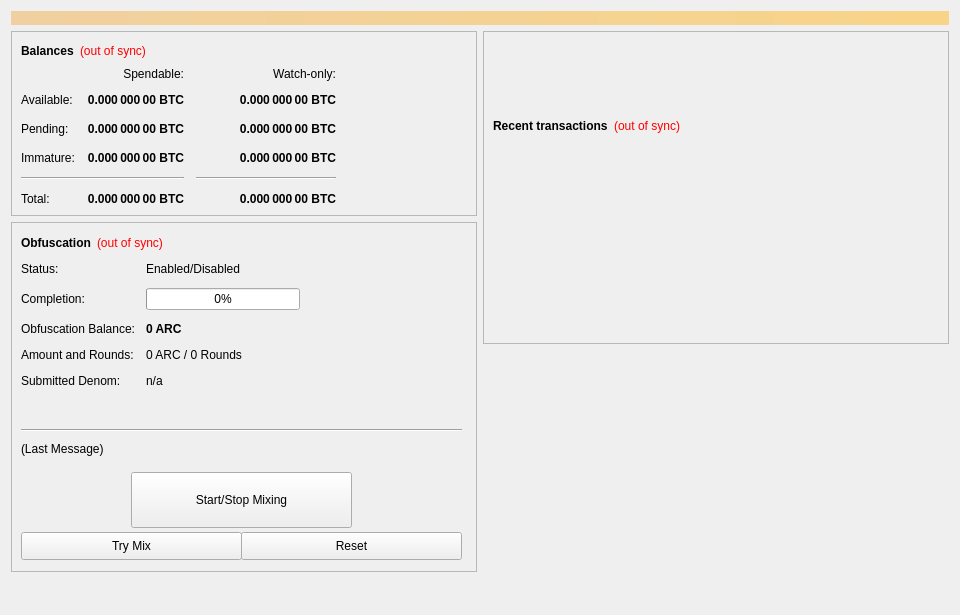
<?xml version="1.0" encoding="UTF-8"?>
<ui version="4.0">
 <class>OverviewPage</class>
 <widget class="QWidget" name="OverviewPage">
  <property name="geometry">
   <rect>
    <x>0</x>
    <y>0</y>
    <width>960</width>
    <height>615</height>
   </rect>
  </property>
  <property name="minimumSize">
   <size>
    <width>960</width>
    <height>0</height>
   </size>
  </property>
  <property name="windowTitle">
   <string>Form</string>
  </property>
  <layout class="QVBoxLayout" name="topLayout">
   <item>
    <widget class="QLabel" name="labelAlerts">
     <property name="visible">
      <bool>false</bool>
     </property>
     <property name="styleSheet">
      <string notr="true">background-color: qlineargradient(x1: 0, y1: 0, x2: 1, y2: 0, stop:0 #F0D0A0, stop:1 #F8D488); color:#000000;</string>
     </property>
     <property name="wordWrap">
      <bool>true</bool>
     </property>
     <property name="margin">
      <number>3</number>
     </property>
    </widget>
   </item>
   <item>
    <layout class="QHBoxLayout" name="horizontalLayout" stretch="1,1">
     <item>
      <layout class="QVBoxLayout" name="verticalLayout_2">
       <item>
        <widget class="QFrame" name="frame">
         <property name="frameShape">
          <enum>QFrame::StyledPanel</enum>
         </property>
         <property name="frameShadow">
          <enum>QFrame::Raised</enum>
         </property>
         <layout class="QVBoxLayout" name="verticalLayout_4">
          <item>
           <layout class="QHBoxLayout" name="horizontalLayout_4">
            <item>
             <widget class="QLabel" name="label_5">
              <property name="font">
               <font>
                <weight>75</weight>
                <bold>true</bold>
               </font>
              </property>
              <property name="text">
               <string>Balances</string>
              </property>
             </widget>
            </item>
            <item>
             <widget class="QLabel" name="labelWalletStatus">
              <property name="cursor">
               <cursorShape>WhatsThisCursor</cursorShape>
              </property>
              <property name="toolTip">
               <string>The displayed information may be out of date. Your wallet automatically synchronizes with the ArepaCoin network after a connection is established, but this process has not completed yet.</string>
              </property>
              <property name="styleSheet">
               <string notr="true">QLabel { color: red; }</string>
              </property>
              <property name="text">
               <string notr="true">(out of sync)</string>
              </property>
              <property name="alignment">
               <set>Qt::AlignLeading|Qt::AlignLeft|Qt::AlignVCenter</set>
              </property>
             </widget>
            </item>
            <item>
             <spacer name="horizontalSpacer_3">
              <property name="orientation">
               <enum>Qt::Horizontal</enum>
              </property>
              <property name="sizeHint" stdset="0">
               <size>
                <width>40</width>
                <height>20</height>
               </size>
              </property>
             </spacer>
            </item>
           </layout>
          </item>
          <item>
           <layout class="QGridLayout" name="gridLayout">
            <property name="spacing">
             <number>12</number>
            </property>
            <item row="2" column="2">
             <widget class="QLabel" name="labelWatchPending">
              <property name="font">
               <font>
                <weight>75</weight>
                <bold>true</bold>
               </font>
              </property>
              <property name="cursor">
               <cursorShape>IBeamCursor</cursorShape>
              </property>
              <property name="toolTip">
               <string>Unconfirmed transactions to watch-only addresses</string>
              </property>
              <property name="text">
               <string notr="true">0.000 000 00 BTC</string>
              </property>
              <property name="alignment">
               <set>Qt::AlignRight|Qt::AlignTrailing|Qt::AlignVCenter</set>
              </property>
              <property name="textInteractionFlags">
               <set>Qt::LinksAccessibleByMouse|Qt::TextSelectableByKeyboard|Qt::TextSelectableByMouse</set>
              </property>
             </widget>
            </item>
            <item row="2" column="1">
             <widget class="QLabel" name="labelUnconfirmed">
              <property name="font">
               <font>
                <weight>75</weight>
                <bold>true</bold>
               </font>
              </property>
              <property name="cursor">
               <cursorShape>IBeamCursor</cursorShape>
              </property>
              <property name="toolTip">
               <string>Total of transactions that have yet to be confirmed, and do not yet count toward the spendable balance</string>
              </property>
              <property name="text">
               <string notr="true">0.000 000 00 BTC</string>
              </property>
              <property name="alignment">
               <set>Qt::AlignRight|Qt::AlignTrailing|Qt::AlignVCenter</set>
              </property>
              <property name="textInteractionFlags">
               <set>Qt::LinksAccessibleByMouse|Qt::TextSelectableByKeyboard|Qt::TextSelectableByMouse</set>
              </property>
             </widget>
            </item>
            <item row="3" column="2">
             <widget class="QLabel" name="labelWatchImmature">
              <property name="font">
               <font>
                <weight>75</weight>
                <bold>true</bold>
               </font>
              </property>
              <property name="cursor">
               <cursorShape>IBeamCursor</cursorShape>
              </property>
              <property name="toolTip">
               <string>Staked or masternode rewards in watch-only addresses that has not yet matured</string>
              </property>
              <property name="text">
               <string notr="true">0.000 000 00 BTC</string>
              </property>
              <property name="alignment">
               <set>Qt::AlignRight|Qt::AlignTrailing|Qt::AlignVCenter</set>
              </property>
              <property name="textInteractionFlags">
               <set>Qt::LinksAccessibleByMouse|Qt::TextSelectableByKeyboard|Qt::TextSelectableByMouse</set>
              </property>
             </widget>
            </item>
            <item row="4" column="0" colspan="2">
             <widget class="Line" name="lineSpendableBalance">
              <property name="orientation">
               <enum>Qt::Horizontal</enum>
              </property>
             </widget>
            </item>
            <item row="4" column="2">
             <widget class="Line" name="lineWatchBalance">
              <property name="sizePolicy">
               <sizepolicy hsizetype="Preferred" vsizetype="Fixed">
                <horstretch>0</horstretch>
                <verstretch>0</verstretch>
               </sizepolicy>
              </property>
              <property name="minimumSize">
               <size>
                <width>140</width>
                <height>0</height>
               </size>
              </property>
              <property name="orientation">
               <enum>Qt::Horizontal</enum>
              </property>
             </widget>
            </item>
            <item row="5" column="0">
             <widget class="QLabel" name="labelTotalText">
              <property name="text">
               <string>Total:</string>
              </property>
             </widget>
            </item>
            <item row="3" column="1">
             <widget class="QLabel" name="labelImmature">
              <property name="font">
               <font>
                <weight>75</weight>
                <bold>true</bold>
               </font>
              </property>
              <property name="cursor">
               <cursorShape>IBeamCursor</cursorShape>
              </property>
              <property name="toolTip">
               <string>Staked or masternode rewards that has not yet matured</string>
              </property>
              <property name="text">
               <string notr="true">0.000 000 00 BTC</string>
              </property>
              <property name="alignment">
               <set>Qt::AlignRight|Qt::AlignTrailing|Qt::AlignVCenter</set>
              </property>
              <property name="textInteractionFlags">
               <set>Qt::LinksAccessibleByMouse|Qt::TextSelectableByKeyboard|Qt::TextSelectableByMouse</set>
              </property>
             </widget>
            </item>
            <item row="2" column="3">
             <spacer name="horizontalSpacer_2">
              <property name="orientation">
               <enum>Qt::Horizontal</enum>
              </property>
              <property name="sizeHint" stdset="0">
               <size>
                <width>40</width>
                <height>20</height>
               </size>
              </property>
             </spacer>
            </item>
            <item row="3" column="0">
             <widget class="QLabel" name="labelImmatureText">
              <property name="text">
               <string>Immature:</string>
              </property>
             </widget>
            </item>
            <item row="5" column="1">
             <widget class="QLabel" name="labelTotal">
              <property name="font">
               <font>
                <weight>75</weight>
                <bold>true</bold>
               </font>
              </property>
              <property name="cursor">
               <cursorShape>IBeamCursor</cursorShape>
              </property>
              <property name="toolTip">
               <string>Your current total balance</string>
              </property>
              <property name="text">
               <string notr="true">0.000 000 00 BTC</string>
              </property>
              <property name="alignment">
               <set>Qt::AlignRight|Qt::AlignTrailing|Qt::AlignVCenter</set>
              </property>
              <property name="textInteractionFlags">
               <set>Qt::LinksAccessibleByMouse|Qt::TextSelectableByKeyboard|Qt::TextSelectableByMouse</set>
              </property>
             </widget>
            </item>
            <item row="5" column="2">
             <widget class="QLabel" name="labelWatchTotal">
              <property name="font">
               <font>
                <weight>75</weight>
                <bold>true</bold>
               </font>
              </property>
              <property name="cursor">
               <cursorShape>IBeamCursor</cursorShape>
              </property>
              <property name="toolTip">
               <string>Current total balance in watch-only addresses</string>
              </property>
              <property name="text">
               <string notr="true">0.000 000 00 BTC</string>
              </property>
              <property name="alignment">
               <set>Qt::AlignRight|Qt::AlignTrailing|Qt::AlignVCenter</set>
              </property>
              <property name="textInteractionFlags">
               <set>Qt::LinksAccessibleByMouse|Qt::TextSelectableByKeyboard|Qt::TextSelectableByMouse</set>
              </property>
             </widget>
            </item>
            <item row="0" column="2">
             <widget class="QLabel" name="labelWatchonly">
              <property name="text">
               <string>Watch-only:</string>
              </property>
              <property name="alignment">
               <set>Qt::AlignRight|Qt::AlignTrailing|Qt::AlignVCenter</set>
              </property>
             </widget>
            </item>
            <item row="1" column="0">
             <widget class="QLabel" name="labelBalanceText">
              <property name="text">
               <string>Available:</string>
              </property>
             </widget>
            </item>
            <item row="1" column="1">
             <widget class="QLabel" name="labelBalance">
              <property name="font">
               <font>
                <weight>75</weight>
                <bold>true</bold>
               </font>
              </property>
              <property name="cursor">
               <cursorShape>IBeamCursor</cursorShape>
              </property>
              <property name="toolTip">
               <string>Your current spendable balance</string>
              </property>
              <property name="text">
               <string notr="true">0.000 000 00 BTC</string>
              </property>
              <property name="alignment">
               <set>Qt::AlignRight|Qt::AlignTrailing|Qt::AlignVCenter</set>
              </property>
              <property name="textInteractionFlags">
               <set>Qt::LinksAccessibleByMouse|Qt::TextSelectableByKeyboard|Qt::TextSelectableByMouse</set>
              </property>
             </widget>
            </item>
            <item row="1" column="2">
             <widget class="QLabel" name="labelWatchAvailable">
              <property name="font">
               <font>
                <weight>75</weight>
                <bold>true</bold>
               </font>
              </property>
              <property name="cursor">
               <cursorShape>IBeamCursor</cursorShape>
              </property>
              <property name="toolTip">
               <string>Your current balance in watch-only addresses</string>
              </property>
              <property name="text">
               <string notr="true">0.000 000 00 BTC</string>
              </property>
              <property name="alignment">
               <set>Qt::AlignRight|Qt::AlignTrailing|Qt::AlignVCenter</set>
              </property>
              <property name="textInteractionFlags">
               <set>Qt::LinksAccessibleByMouse|Qt::TextSelectableByKeyboard|Qt::TextSelectableByMouse</set>
              </property>
             </widget>
            </item>
            <item row="2" column="0">
             <widget class="QLabel" name="labelPendingText">
              <property name="text">
               <string>Pending:</string>
              </property>
             </widget>
            </item>
            <item row="0" column="1">
             <widget class="QLabel" name="labelSpendable">
              <property name="text">
               <string>Spendable:</string>
              </property>
              <property name="alignment">
               <set>Qt::AlignRight|Qt::AlignTrailing|Qt::AlignVCenter</set>
              </property>
             </widget>
            </item>
           </layout>
          </item>
         </layout>
        </widget>
       </item>
       <item>
        <widget class="QFrame" name="frameObfuscation">
         <property name="minimumSize">
          <size>
           <width>0</width>
           <height>350</height>
          </size>
         </property>
         <property name="layoutDirection">
          <enum>Qt::LeftToRight</enum>
         </property>
         <property name="frameShape">
          <enum>QFrame::StyledPanel</enum>
         </property>
         <property name="frameShadow">
          <enum>QFrame::Raised</enum>
         </property>
         <widget class="QWidget" name="formLayoutWidget">
          <property name="geometry">
           <rect>
            <x>10</x>
            <y>40</y>
            <width>451</width>
            <height>161</height>
           </rect>
          </property>
          <layout class="QFormLayout" name="formLayout">
           <property name="fieldGrowthPolicy">
            <enum>QFormLayout::AllNonFixedFieldsGrow</enum>
           </property>
           <property name="horizontalSpacing">
            <number>11</number>
           </property>
           <property name="verticalSpacing">
            <number>12</number>
           </property>
           <item row="0" column="0">
            <widget class="QLabel" name="label_6">
             <property name="text">
              <string>Status:</string>
             </property>
            </widget>
           </item>
           <item row="1" column="0">
            <widget class="QLabel" name="label_7">
             <property name="text">
              <string>Completion:</string>
             </property>
            </widget>
           </item>
           <item row="1" column="1">
            <widget class="QProgressBar" name="obfuscationProgress">
             <property name="maximumSize">
              <size>
               <width>154</width>
               <height>16777215</height>
              </size>
             </property>
             <property name="value">
              <number>0</number>
             </property>
            </widget>
           </item>
           <item row="2" column="0">
            <widget class="QLabel" name="labelAnonymizedText">
             <property name="text">
              <string>Obfuscation Balance:</string>
             </property>
            </widget>
           </item>
           <item row="2" column="1">
            <widget class="QLabel" name="labelAnonymized">
             <property name="font">
              <font>
               <weight>75</weight>
               <bold>true</bold>
              </font>
             </property>
             <property name="text">
              <string notr="true">0 ARC</string>
             </property>
            </widget>
           </item>
           <item row="3" column="0">
            <widget class="QLabel" name="label_8">
             <property name="text">
              <string>Amount and Rounds:</string>
             </property>
            </widget>
           </item>
           <item row="3" column="1">
            <widget class="QLabel" name="labelAmountRounds">
             <property name="text">
              <string>0 ARC / 0 Rounds</string>
             </property>
            </widget>
           </item>
           <item row="4" column="0">
            <widget class="QLabel" name="label_9">
             <property name="text">
              <string>Submitted Denom:</string>
             </property>
            </widget>
           </item>
           <item row="4" column="1">
            <widget class="QLabel" name="labelSubmittedDenom">
             <property name="toolTip">
              <string>The denominations you submitted to the Masternode.&lt;br&gt;To mix, other users must submit the exact same denominations.</string>
             </property>
             <property name="text">
              <string>n/a</string>
             </property>
            </widget>
           </item>
           <item row="0" column="1">
            <widget class="QLabel" name="obfuscationEnabled">
             <property name="text">
              <string>Enabled/Disabled</string>
             </property>
            </widget>
           </item>
          </layout>
         </widget>
         <widget class="QPushButton" name="runAutoDenom">
          <property name="geometry">
           <rect>
            <x>251</x>
            <y>17</y>
            <width>1</width>
            <height>1</height>
           </rect>
          </property>
          <property name="palette">
           <palette>
            <active>
             <colorrole role="WindowText">
              <brush brushstyle="SolidPattern">
               <color alpha="255">
                <red>0</red>
                <green>0</green>
                <blue>0</blue>
               </color>
              </brush>
             </colorrole>
             <colorrole role="Button">
              <brush brushstyle="SolidPattern">
               <color alpha="255">
                <red>239</red>
                <green>238</green>
                <blue>238</blue>
               </color>
              </brush>
             </colorrole>
             <colorrole role="Light">
              <brush brushstyle="SolidPattern">
               <color alpha="255">
                <red>255</red>
                <green>255</green>
                <blue>255</blue>
               </color>
              </brush>
             </colorrole>
             <colorrole role="Midlight">
              <brush brushstyle="SolidPattern">
               <color alpha="255">
                <red>247</red>
                <green>246</green>
                <blue>246</blue>
               </color>
              </brush>
             </colorrole>
             <colorrole role="Dark">
              <brush brushstyle="SolidPattern">
               <color alpha="255">
                <red>119</red>
                <green>119</green>
                <blue>119</blue>
               </color>
              </brush>
             </colorrole>
             <colorrole role="Mid">
              <brush brushstyle="SolidPattern">
               <color alpha="255">
                <red>159</red>
                <green>159</green>
                <blue>159</blue>
               </color>
              </brush>
             </colorrole>
             <colorrole role="Text">
              <brush brushstyle="SolidPattern">
               <color alpha="255">
                <red>0</red>
                <green>0</green>
                <blue>0</blue>
               </color>
              </brush>
             </colorrole>
             <colorrole role="BrightText">
              <brush brushstyle="SolidPattern">
               <color alpha="255">
                <red>255</red>
                <green>255</green>
                <blue>255</blue>
               </color>
              </brush>
             </colorrole>
             <colorrole role="ButtonText">
              <brush brushstyle="SolidPattern">
               <color alpha="255">
                <red>0</red>
                <green>0</green>
                <blue>0</blue>
               </color>
              </brush>
             </colorrole>
             <colorrole role="Base">
              <brush brushstyle="SolidPattern">
               <color alpha="255">
                <red>255</red>
                <green>255</green>
                <blue>255</blue>
               </color>
              </brush>
             </colorrole>
             <colorrole role="Window">
              <brush brushstyle="SolidPattern">
               <color alpha="255">
                <red>239</red>
                <green>238</green>
                <blue>238</blue>
               </color>
              </brush>
             </colorrole>
             <colorrole role="Shadow">
              <brush brushstyle="SolidPattern">
               <color alpha="255">
                <red>0</red>
                <green>0</green>
                <blue>0</blue>
               </color>
              </brush>
             </colorrole>
             <colorrole role="AlternateBase">
              <brush brushstyle="SolidPattern">
               <color alpha="255">
                <red>247</red>
                <green>246</green>
                <blue>246</blue>
               </color>
              </brush>
             </colorrole>
             <colorrole role="ToolTipBase">
              <brush brushstyle="SolidPattern">
               <color alpha="255">
                <red>255</red>
                <green>255</green>
                <blue>220</blue>
               </color>
              </brush>
             </colorrole>
             <colorrole role="ToolTipText">
              <brush brushstyle="SolidPattern">
               <color alpha="255">
                <red>0</red>
                <green>0</green>
                <blue>0</blue>
               </color>
              </brush>
             </colorrole>
            </active>
            <inactive>
             <colorrole role="WindowText">
              <brush brushstyle="SolidPattern">
               <color alpha="255">
                <red>0</red>
                <green>0</green>
                <blue>0</blue>
               </color>
              </brush>
             </colorrole>
             <colorrole role="Button">
              <brush brushstyle="SolidPattern">
               <color alpha="255">
                <red>239</red>
                <green>238</green>
                <blue>238</blue>
               </color>
              </brush>
             </colorrole>
             <colorrole role="Light">
              <brush brushstyle="SolidPattern">
               <color alpha="255">
                <red>255</red>
                <green>255</green>
                <blue>255</blue>
               </color>
              </brush>
             </colorrole>
             <colorrole role="Midlight">
              <brush brushstyle="SolidPattern">
               <color alpha="255">
                <red>247</red>
                <green>246</green>
                <blue>246</blue>
               </color>
              </brush>
             </colorrole>
             <colorrole role="Dark">
              <brush brushstyle="SolidPattern">
               <color alpha="255">
                <red>119</red>
                <green>119</green>
                <blue>119</blue>
               </color>
              </brush>
             </colorrole>
             <colorrole role="Mid">
              <brush brushstyle="SolidPattern">
               <color alpha="255">
                <red>159</red>
                <green>159</green>
                <blue>159</blue>
               </color>
              </brush>
             </colorrole>
             <colorrole role="Text">
              <brush brushstyle="SolidPattern">
               <color alpha="255">
                <red>0</red>
                <green>0</green>
                <blue>0</blue>
               </color>
              </brush>
             </colorrole>
             <colorrole role="BrightText">
              <brush brushstyle="SolidPattern">
               <color alpha="255">
                <red>255</red>
                <green>255</green>
                <blue>255</blue>
               </color>
              </brush>
             </colorrole>
             <colorrole role="ButtonText">
              <brush brushstyle="SolidPattern">
               <color alpha="255">
                <red>0</red>
                <green>0</green>
                <blue>0</blue>
               </color>
              </brush>
             </colorrole>
             <colorrole role="Base">
              <brush brushstyle="SolidPattern">
               <color alpha="255">
                <red>255</red>
                <green>255</green>
                <blue>255</blue>
               </color>
              </brush>
             </colorrole>
             <colorrole role="Window">
              <brush brushstyle="SolidPattern">
               <color alpha="255">
                <red>239</red>
                <green>238</green>
                <blue>238</blue>
               </color>
              </brush>
             </colorrole>
             <colorrole role="Shadow">
              <brush brushstyle="SolidPattern">
               <color alpha="255">
                <red>0</red>
                <green>0</green>
                <blue>0</blue>
               </color>
              </brush>
             </colorrole>
             <colorrole role="AlternateBase">
              <brush brushstyle="SolidPattern">
               <color alpha="255">
                <red>247</red>
                <green>246</green>
                <blue>246</blue>
               </color>
              </brush>
             </colorrole>
             <colorrole role="ToolTipBase">
              <brush brushstyle="SolidPattern">
               <color alpha="255">
                <red>255</red>
                <green>255</green>
                <blue>220</blue>
               </color>
              </brush>
             </colorrole>
             <colorrole role="ToolTipText">
              <brush brushstyle="SolidPattern">
               <color alpha="255">
                <red>0</red>
                <green>0</green>
                <blue>0</blue>
               </color>
              </brush>
             </colorrole>
            </inactive>
            <disabled>
             <colorrole role="WindowText">
              <brush brushstyle="SolidPattern">
               <color alpha="255">
                <red>119</red>
                <green>119</green>
                <blue>119</blue>
               </color>
              </brush>
             </colorrole>
             <colorrole role="Button">
              <brush brushstyle="SolidPattern">
               <color alpha="255">
                <red>239</red>
                <green>238</green>
                <blue>238</blue>
               </color>
              </brush>
             </colorrole>
             <colorrole role="Light">
              <brush brushstyle="SolidPattern">
               <color alpha="255">
                <red>255</red>
                <green>255</green>
                <blue>255</blue>
               </color>
              </brush>
             </colorrole>
             <colorrole role="Midlight">
              <brush brushstyle="SolidPattern">
               <color alpha="255">
                <red>247</red>
                <green>246</green>
                <blue>246</blue>
               </color>
              </brush>
             </colorrole>
             <colorrole role="Dark">
              <brush brushstyle="SolidPattern">
               <color alpha="255">
                <red>119</red>
                <green>119</green>
                <blue>119</blue>
               </color>
              </brush>
             </colorrole>
             <colorrole role="Mid">
              <brush brushstyle="SolidPattern">
               <color alpha="255">
                <red>159</red>
                <green>159</green>
                <blue>159</blue>
               </color>
              </brush>
             </colorrole>
             <colorrole role="Text">
              <brush brushstyle="SolidPattern">
               <color alpha="255">
                <red>119</red>
                <green>119</green>
                <blue>119</blue>
               </color>
              </brush>
             </colorrole>
             <colorrole role="BrightText">
              <brush brushstyle="SolidPattern">
               <color alpha="255">
                <red>255</red>
                <green>255</green>
                <blue>255</blue>
               </color>
              </brush>
             </colorrole>
             <colorrole role="ButtonText">
              <brush brushstyle="SolidPattern">
               <color alpha="255">
                <red>119</red>
                <green>119</green>
                <blue>119</blue>
               </color>
              </brush>
             </colorrole>
             <colorrole role="Base">
              <brush brushstyle="SolidPattern">
               <color alpha="255">
                <red>239</red>
                <green>238</green>
                <blue>238</blue>
               </color>
              </brush>
             </colorrole>
             <colorrole role="Window">
              <brush brushstyle="SolidPattern">
               <color alpha="255">
                <red>239</red>
                <green>238</green>
                <blue>238</blue>
               </color>
              </brush>
             </colorrole>
             <colorrole role="Shadow">
              <brush brushstyle="SolidPattern">
               <color alpha="255">
                <red>0</red>
                <green>0</green>
                <blue>0</blue>
               </color>
              </brush>
             </colorrole>
             <colorrole role="AlternateBase">
              <brush brushstyle="SolidPattern">
               <color alpha="255">
                <red>239</red>
                <green>238</green>
                <blue>238</blue>
               </color>
              </brush>
             </colorrole>
             <colorrole role="ToolTipBase">
              <brush brushstyle="SolidPattern">
               <color alpha="255">
                <red>255</red>
                <green>255</green>
                <blue>220</blue>
               </color>
              </brush>
             </colorrole>
             <colorrole role="ToolTipText">
              <brush brushstyle="SolidPattern">
               <color alpha="255">
                <red>0</red>
                <green>0</green>
                <blue>0</blue>
               </color>
              </brush>
             </colorrole>
            </disabled>
           </palette>
          </property>
          <property name="focusPolicy">
           <enum>Qt::NoFocus</enum>
          </property>
          <property name="autoFillBackground">
           <bool>true</bool>
          </property>
          <property name="text">
           <string/>
          </property>
          <property name="flat">
           <bool>true</bool>
          </property>
         </widget>
         <widget class="QPushButton" name="toggleObfuscation">
          <property name="geometry">
           <rect>
            <x>120</x>
            <y>250</y>
            <width>221</width>
            <height>56</height>
           </rect>
          </property>
          <property name="sizePolicy">
           <sizepolicy hsizetype="MinimumExpanding" vsizetype="Fixed">
            <horstretch>0</horstretch>
            <verstretch>0</verstretch>
           </sizepolicy>
          </property>
          <property name="text">
           <string>Start/Stop Mixing</string>
          </property>
         </widget>
         <widget class="Line" name="lineLastMessage">
          <property name="geometry">
           <rect>
            <x>10</x>
            <y>200</y>
            <width>441</width>
            <height>16</height>
           </rect>
          </property>
          <property name="orientation">
           <enum>Qt::Horizontal</enum>
          </property>
         </widget>
         <widget class="QLabel" name="obfuscationStatus">
          <property name="geometry">
           <rect>
            <x>10</x>
            <y>220</y>
            <width>451</width>
            <height>61</height>
           </rect>
          </property>
          <property name="minimumSize">
           <size>
            <width>288</width>
            <height>43</height>
           </size>
          </property>
          <property name="text">
           <string>(Last Message)</string>
          </property>
          <property name="alignment">
           <set>Qt::AlignLeading|Qt::AlignLeft|Qt::AlignTop</set>
          </property>
          <property name="wordWrap">
           <bool>true</bool>
          </property>
         </widget>
         <widget class="QPushButton" name="obfuscationAuto">
          <property name="geometry">
           <rect>
            <x>10</x>
            <y>310</y>
            <width>221</width>
            <height>28</height>
           </rect>
          </property>
          <property name="sizePolicy">
           <sizepolicy hsizetype="MinimumExpanding" vsizetype="Fixed">
            <horstretch>0</horstretch>
            <verstretch>0</verstretch>
           </sizepolicy>
          </property>
          <property name="toolTip">
           <string>Try to manually submit a Obfuscation request.</string>
          </property>
          <property name="text">
           <string>Try Mix</string>
          </property>
         </widget>
         <widget class="QPushButton" name="obfuscationReset">
          <property name="geometry">
           <rect>
            <x>230</x>
            <y>310</y>
            <width>221</width>
            <height>28</height>
           </rect>
          </property>
          <property name="sizePolicy">
           <sizepolicy hsizetype="MinimumExpanding" vsizetype="Fixed">
            <horstretch>0</horstretch>
            <verstretch>0</verstretch>
           </sizepolicy>
          </property>
          <property name="toolTip">
           <string>Reset the current status of Obfuscation (can interrupt Obfuscation if it's in the process of Mixing, which can cost you money!)</string>
          </property>
          <property name="autoFillBackground">
           <bool>false</bool>
          </property>
          <property name="text">
           <string>Reset</string>
          </property>
         </widget>
         <widget class="QWidget" name="layoutWidget">
          <property name="geometry">
           <rect>
            <x>10</x>
            <y>10</y>
            <width>431</width>
            <height>22</height>
           </rect>
          </property>
          <layout class="QHBoxLayout" name="horizontalLayout_5">
           <item>
            <widget class="QLabel" name="label_2">
             <property name="font">
              <font>
               <weight>75</weight>
               <bold>true</bold>
              </font>
             </property>
             <property name="text">
              <string>Obfuscation</string>
             </property>
            </widget>
           </item>
           <item>
            <widget class="QLabel" name="labelObfuscationSyncStatus">
             <property name="toolTip">
              <string>The displayed information may be out of date. Your wallet automatically synchronizes with the ArepaCoin network after a connection is established, but this process has not completed yet.</string>
             </property>
             <property name="styleSheet">
              <string notr="true">QLabel { color: red; }</string>
             </property>
             <property name="text">
              <string notr="true">(out of sync)</string>
             </property>
             <property name="alignment">
              <set>Qt::AlignLeading|Qt::AlignLeft|Qt::AlignVCenter</set>
             </property>
            </widget>
           </item>
           <item>
            <spacer name="horizontalSpacer_4">
             <property name="orientation">
              <enum>Qt::Horizontal</enum>
             </property>
             <property name="sizeHint" stdset="0">
              <size>
               <width>40</width>
               <height>20</height>
              </size>
             </property>
            </spacer>
           </item>
          </layout>
         </widget>
        </widget>
       </item>
       <item>
        <spacer name="verticalSpacer">
         <property name="orientation">
          <enum>Qt::Vertical</enum>
         </property>
         <property name="sizeHint" stdset="0">
          <size>
           <width>20</width>
           <height>40</height>
          </size>
         </property>
        </spacer>
       </item>
      </layout>
     </item>
     <item>
      <layout class="QVBoxLayout" name="verticalLayout_3">
       <item>
        <widget class="QFrame" name="frame_2">
         <property name="frameShape">
          <enum>QFrame::StyledPanel</enum>
         </property>
         <property name="frameShadow">
          <enum>QFrame::Raised</enum>
         </property>
         <layout class="QVBoxLayout" name="verticalLayout">
          <item>
           <spacer name="verticalSpacer_3">
            <property name="orientation">
             <enum>Qt::Vertical</enum>
            </property>
            <property name="sizeType">
             <enum>QSizePolicy::Fixed</enum>
            </property>
            <property name="sizeHint" stdset="0">
             <size>
              <width>20</width>
              <height>75</height>
             </size>
            </property>
           </spacer>
          </item>
          <item>
           <layout class="QHBoxLayout" name="horizontalLayout_2">
            <item>
             <widget class="QLabel" name="label_4">
              <property name="font">
               <font>
                <weight>75</weight>
                <bold>true</bold>
               </font>
              </property>
              <property name="text">
               <string>Recent transactions</string>
              </property>
             </widget>
            </item>
            <item>
             <widget class="QLabel" name="labelTransactionsStatus">
              <property name="cursor">
               <cursorShape>WhatsThisCursor</cursorShape>
              </property>
              <property name="toolTip">
               <string>The displayed information may be out of date. Your wallet automatically synchronizes with the ArepaCoin network after a connection is established, but this process has not completed yet.</string>
              </property>
              <property name="styleSheet">
               <string notr="true">QLabel { color: red; }</string>
              </property>
              <property name="text">
               <string notr="true">(out of sync)</string>
              </property>
              <property name="alignment">
               <set>Qt::AlignRight|Qt::AlignTrailing|Qt::AlignVCenter</set>
              </property>
             </widget>
            </item>
            <item>
             <spacer name="horizontalSpacer">
              <property name="orientation">
               <enum>Qt::Horizontal</enum>
              </property>
              <property name="sizeHint" stdset="0">
               <size>
                <width>40</width>
                <height>20</height>
               </size>
              </property>
             </spacer>
            </item>
           </layout>
          </item>
          <item>
           <widget class="QListView" name="listTransactions">
            <property name="styleSheet">
             <string notr="true">QListView { background: transparent; }</string>
            </property>
            <property name="frameShape">
             <enum>QFrame::NoFrame</enum>
            </property>
            <property name="verticalScrollBarPolicy">
             <enum>Qt::ScrollBarAlwaysOff</enum>
            </property>
            <property name="horizontalScrollBarPolicy">
             <enum>Qt::ScrollBarAlwaysOff</enum>
            </property>
            <property name="selectionMode">
             <enum>QAbstractItemView::NoSelection</enum>
            </property>
           </widget>
          </item>
         </layout>
        </widget>
       </item>
       <item>
        <spacer name="verticalSpacer_2">
         <property name="orientation">
          <enum>Qt::Vertical</enum>
         </property>
         <property name="sizeType">
          <enum>QSizePolicy::Expanding</enum>
         </property>
         <property name="sizeHint" stdset="0">
          <size>
           <width>20</width>
           <height>40</height>
          </size>
         </property>
        </spacer>
       </item>
      </layout>
     </item>
    </layout>
   </item>
  </layout>
 </widget>
 <resources/>
 <connections/>
</ui>
